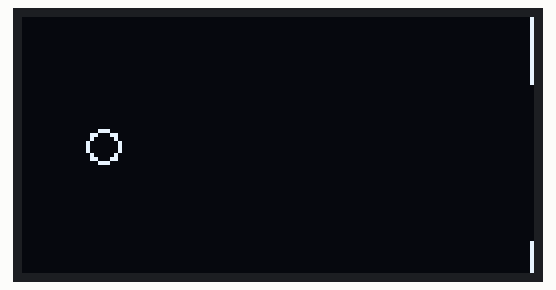
Simulated run of this program. Board: ESP32. Shown: 128×64 one-colour display. Random numbers use the default seed unless the program sets one; what the program prints to the serial monitor is not drawn.

Above: at 0.1 s.
At 5.02 s:
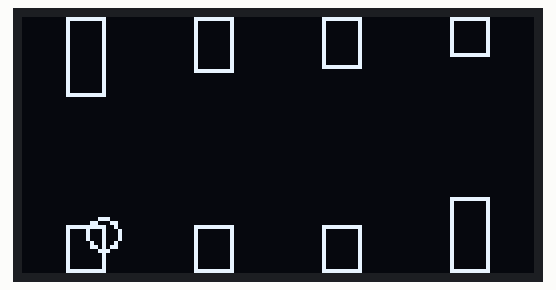
At 10.13 s:
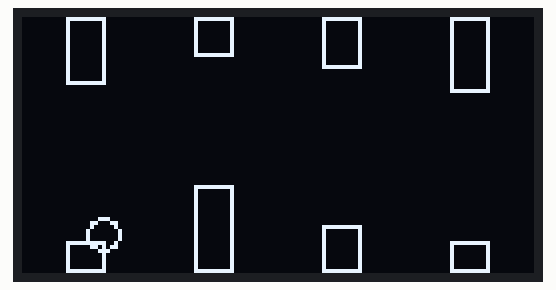
At 20.02 s:
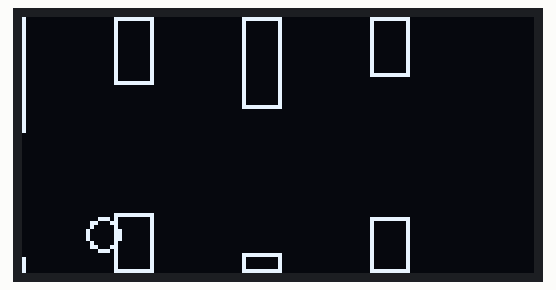
At 29.92 s:
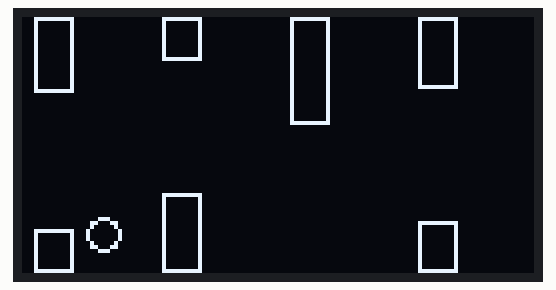
At 39.81 s:
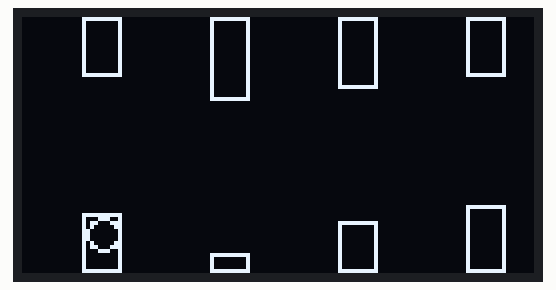

The program:

main.cpp
```cpp
#include <Arduino.h>
#include <EasyAsync.h>
#include <WiFi.h>
#include <HTTPClient.h>
#include <U8g2lib.h>

Task drawTask;
Task updateTask;

void Draw();
void Update();

void setup() {
  Serial.begin(115200);

  while(!Serial){
    Serial.print(".");
    delay(100);
  }

  Serial.println("OK!");

  AsyncConfig config;
  config.defaultStackSize = 8192;
  config.defaultPriority = 2;
  config.defaultCore = 0;
  config.maxConcurrentTasks = 5;
  config.defaultCore = 0;
  config.executeCallbacksInLoop = false;
  Async::setConfig(config);

  TaskConfig updateCfg;
  updateCfg.name = "UpdateTask";
  updateCfg.core = 1;
  updateTask = Async::Run([](){Update();},NOCALLBACK, updateCfg);

  TaskConfig drawCfg;
  drawCfg.name = "DrawTask";
  drawCfg.core = 0;
  drawTask = Async::Run([](){Draw();},NOCALLBACK, drawCfg);

}

typedef struct Player{
  float y = 0;
  float yVel = 0;
}Player;

Player player;

typedef struct Obstacle{
  float x = 0;
  int y = 0;
  int gap = 30;
}Obstacle;

const int MAX_OBSTACLES = 4;
Obstacle obstacles[MAX_OBSTACLES];

void Start(){
  player.y = 32;
  player.yVel = 0;
  for(int i=0;i<MAX_OBSTACLES;i++){
    obstacles[i].x = 128 + i * 32;
    obstacles[i].y = random(10, 30);
    obstacles[i].gap = random(30, 40);
  }
}
int value = 0;

void Update(){
  Start();
  while(true){
    player.yVel += 0.15;
    player.y += player.yVel;
    if(player.y < 0){
      player.y = 0;
      player.yVel = 0;
    }
    if(player.y > 54){
      player.y = 54;
      player.yVel = 0;
    }
    if(Serial.available()){
      char c = Serial.read();
      if(c == ' '){
        player.yVel = -1.1;
      }
    }

    for(int i=0;i<MAX_OBSTACLES;i++){
      obstacles[i].x -= 1.0;
      if(obstacles[i].x < -10){
        obstacles[i].x += 128;
        obstacles[i].y = random(10, 30);
        obstacles[i].gap = random(30, 40);
        value++;
      }
    }
    delay(10);
  }
}

U8G2_SSD1309_128X64_NONAME2_F_HW_I2C u8g2(U8G2_R0);
void Draw(){
  u8g2.begin();
  u8g2.setBusClock(300000);

  while(true){
    u8g2.clearBuffer();

    u8g2.drawCircle(20, (int)player.y, 4);
    for(int i=0;i<MAX_OBSTACLES;i++){
      u8g2.drawFrame((int)obstacles[i].x, 0, 10, obstacles[i].y);
      u8g2.drawFrame((int)obstacles[i].x, obstacles[i].y + obstacles[i].gap, 10, 64 - (obstacles[i].y + obstacles[i].gap));
    }
    u8g2.sendBuffer();
    delay(1);
  }
}


void loop() {
  Async::update();
}
```
